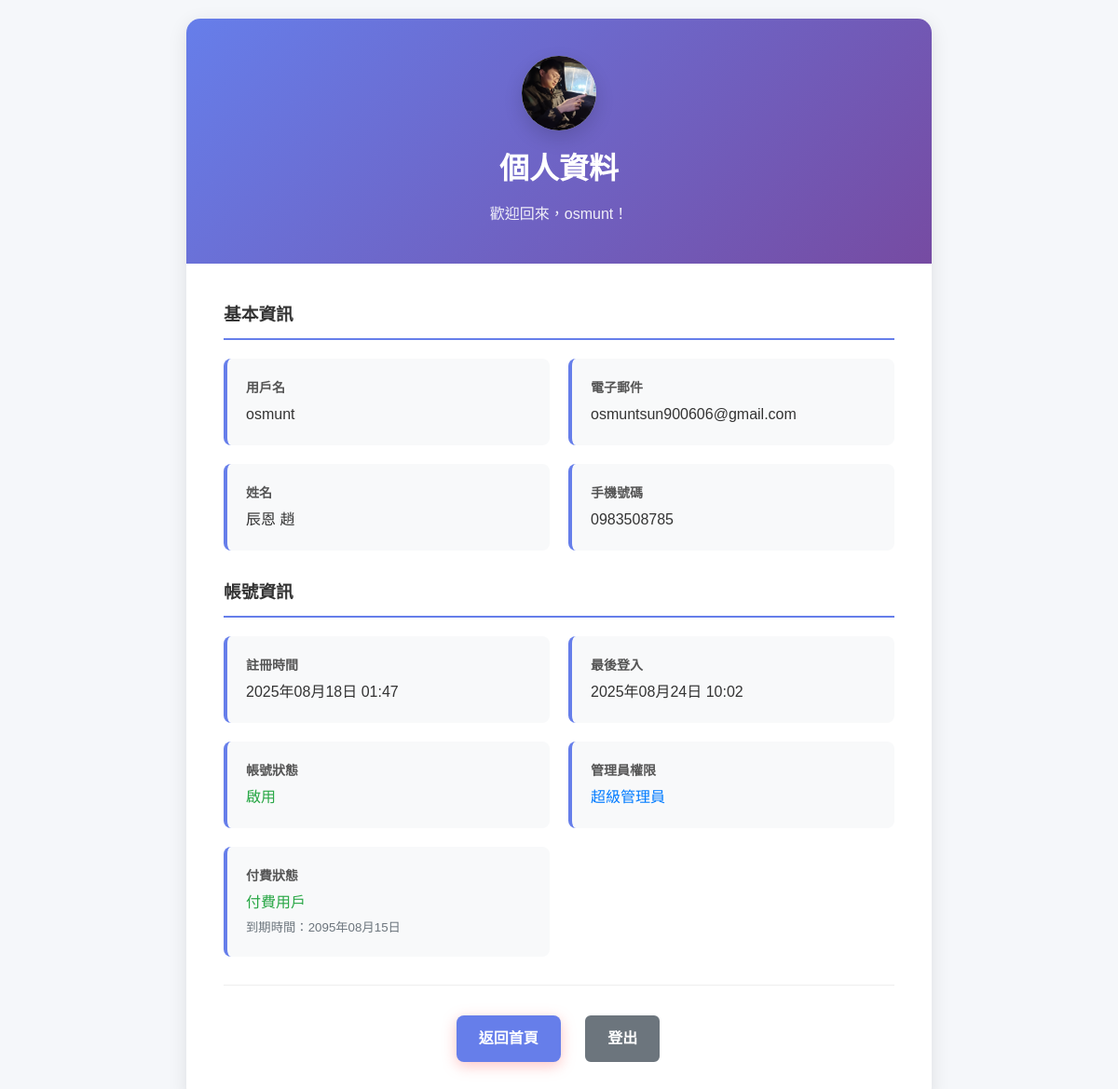
/accounts/profile/ (signed in), run on an earlier commit of the app's database.
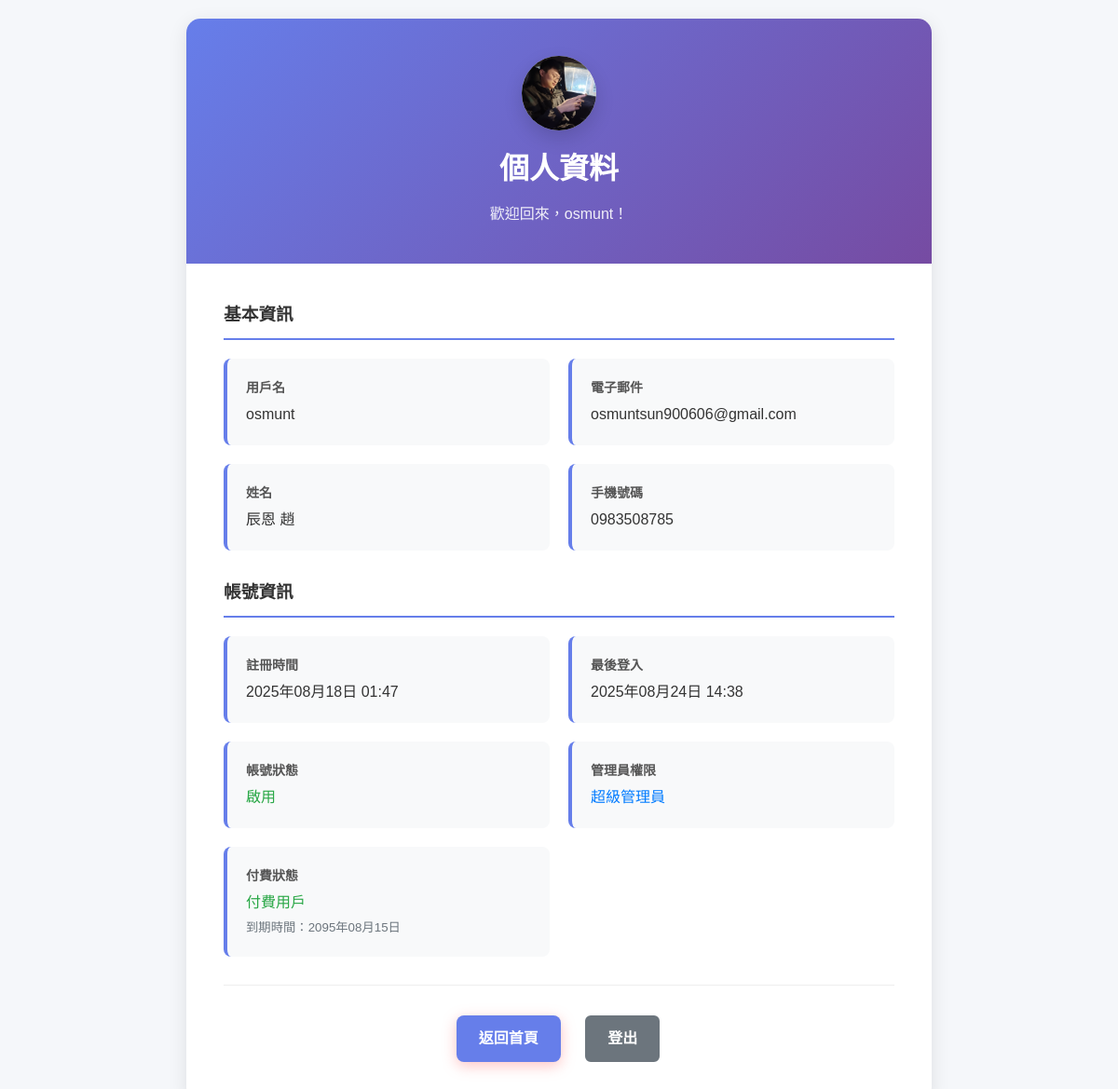
And on a later commit of the database.
### Accounts/models.py (models this page shows, shortened)
class User(AbstractUser):
    email = models.EmailField(unique=True, verbose_name='電子郵件')
    phone = models.CharField(max_length=15, blank=True, null=True, verbose_name='手機號碼')
    avatar = models.ImageField(upload_to=avatar_upload_to, blank=True, null=True, verbose_name='頭像')
    bio = models.TextField(max_length=500, blank=True, null=True, verbose_name='個人簡介')
    is_premium = models.BooleanField(default=False, verbose_name='付費用戶')
    premium_expires_at = models.DateTimeField(blank=True, null=True, verbose_name='付費到期時間')
    date_joined = models.DateTimeField(default=timezone.now, verbose_name='註冊時間')
    last_login = models.DateTimeField(auto_now=True, verbose_name='最後登入')
    class Meta:
        verbose_name = '用戶'
        verbose_name_plural = '用戶'
    @property
    def is_premium_active(self):
        if not self.is_premium:
            return False
        if self.premium_expires_at and self.premium_expires_at < timezone.now():
            return False
        return True

### Accounts/views.py (the view)
# urls.py: path('profile/', views.profile, name='profile'),
@login_required
def profile(request):
    signer = TimestampSigner()
    avatar_url = None
    if request.user.avatar:
        token = signer.sign(f"{request.user.id}:{request.user.avatar.name}")
        avatar_url = reverse('Accounts:avatar', args=[request.user.id, token])
    return render(request, 'Accounts/profile.html', {
        'user': request.user,
        'avatar_url': avatar_url,
    })

### Accounts/templates/Accounts/profile.html (shortened to what this page needs)
{% load static %}
<!DOCTYPE html>
<html lang="zh-TW">
<head>
    <link rel="stylesheet" href="{% static 'home/css/home.css' %}">
    <link rel="stylesheet" href="{% static 'Accounts/css/profile.css' %}">
</head>
<body>
    <div class="profile-container">
        <div class="profile-card">
            <div class="profile-header">
                <div class="avatar-container">
                    {% if avatar_url %}
                        <img src="{{ avatar_url }}" alt="{{ user.username }} 的頭貼" class="avatar-image">
                    {% else %}
                        <div class="avatar-placeholder">?</div>
                    {% endif %}
                </div>
                <h1>個人資料</h1>
                <p>歡迎回來，{{ user.username }}！</p>
            </div>
            <div class="profile-content">
                <div class="profile-section">
                    <h3>基本資訊</h3>
                    <div class="profile-info">
                        <div class="info-item">
                            <div class="info-label">用戶名</div>
                            <div class="info-value">{{ user.username }}</div>
                        </div>
                        <div class="info-item">
                            <div class="info-label">電子郵件</div>
                            <div class="info-value">{{ user.email|default:"未設定" }}</div>
                        </div>
                        <div class="info-item">
                            <div class="info-label">姓名</div>
                            <div class="info-value">
                                {% if user.first_name or user.last_name %}
                                    {{ user.first_name }} {{ user.last_name }}
                                {% else %}
                                    未設定
                                {% endif %}
                            </div>
                        </div>
                        <div class="info-item">
                            <div class="info-label">手機號碼</div>
                            <div class="info-value">{{ user.phone|default:"未設定" }}</div>
                        </div>
                    </div>
                </div>
                <div class="profile-section">
                    <h3>帳號資訊</h3>
                    <div class="profile-info">
                        <div class="info-item">
                            <div class="info-label">註冊時間</div>
                            <div class="info-value">{{ user.date_joined|date:"Y年m月d日 H:i" }}</div>
                        </div>
                        <div class="info-item">
                            <div class="info-label">最後登入</div>
                            <div class="info-value">{{ user.last_login|date:"Y年m月d日 H:i" }}</div>
                        </div>
                        <div class="info-item">
                            <div class="info-label">帳號狀態</div>
                            <div class="info-value">
                                {% if user.is_active %}
                                    <span style="color: #28a745;">啟用</span>
                                {% else %}
                                    <span style="color: #dc3545;">停用</span>
                                {% endif %}
                            </div>
                        </div>
                        {% if user.is_superuser %}
                        <div class="info-item">
                            <div class="info-label">管理員權限</div>
                            <div class="info-value">
                                <span style="color: #007bff;">超級管理員</span>
                            </div>
                        </div>
                        {% endif %}
                        <div class="info-item">
                            <div class="info-label">付費狀態</div>
                            <div class="info-value">
                                {% if user.is_premium_active %}
                                    <span style="color: #28a745;">付費用戶</span>
                                    {% if user.premium_expires_at %}
                                        <br><small style="color: #6c757d;">到期時間：{{ user.premium_expires_at|date:"Y年m月d日" }}</small>
                                    {% endif %}
                                {% else %}
                                    <span style="color: #dc3545;">免費用戶</span>
                                    <br><small style="color: #6c757d;">升級後可使用爬蟲工具</small>
                                {% endif %}
                            </div>
                        </div>
                    </div>
                </div>
                <div class="profile-actions">
                    <a href="{% url 'home' %}" class="btn btn-primary">返回首頁</a>
                    <a href="{% url 'Accounts:logout' %}" class="btn btn-secondary">登出</a>
                </div>
            </div>
        </div>
    </div>
</body>
</html>

### home/static/home/css/home.css (style rules this page uses)
* { margin: 0; padding: 0; box-sizing: border-box; }
body { font-family: 'Noto Sans TC', sans-serif; line-height: 1.6; color: #333; background-color: #f8f9fa; }
.btn { padding: 1rem 2rem; border: none; border-radius: 50px; font-size: 1rem; font-weight: 600; cursor: pointer; transition: all 0.3s ease; text-decoration: none; display: inline-block; }
.btn-primary { background: #ff6b6b; color: white; box-shadow: 0 4px 15px rgba(255,107,107,0.4); }
.btn-secondary { background: transparent; color: white; border: 2px solid white; }

### Accounts/static/Accounts/css/profile.css (style rules this page uses)
.profile-container { min-height: 100vh; background: #f5f7fa; padding: 20px; }
.profile-card { background: white; border-radius: 15px; box-shadow: 0 5px 20px rgba(0, 0, 0, 0.1); max-width: 800px; margin: 0 auto; overflow: hidden; }
.profile-header { background: linear-gradient(135deg, #667eea 0%, #764ba2 100%); color: white; padding: 40px; text-align: center; }
.avatar-container { width: 80px; height: 80px; margin: 0 auto 16px; border-radius: 50%; overflow: hidden; box-shadow: 0 8px 20px rgba(0, 0, 0, 0.15); background: linear-gradient(135deg, #e9ecef 0%, #dee2e6 100%); display: flex; align-items: center; justify-content: center; }
.avatar-image { width: 100%; height: 100%; object-fit: cover; display: block; }
.profile-header h1 { margin: 0; font-size: 32px; margin-bottom: 10px; }
.profile-header p { margin: 0; opacity: 0.9; font-size: 16px; }
.profile-content { padding: 40px; }
.profile-section { margin-bottom: 30px; }
.profile-section h3 { color: #333; border-bottom: 2px solid #667eea; padding-bottom: 10px; margin-bottom: 20px; }
.profile-info { display: grid; grid-template-columns: repeat(auto-fit, minmax(250px, 1fr)); gap: 20px; }
.info-item { background: #f8f9fa; padding: 20px; border-radius: 8px; border-left: 4px solid #667eea; }
.info-label { font-weight: 600; color: #555; margin-bottom: 5px; font-size: 14px; }
.info-value { color: #333; font-size: 16px; }
.profile-actions { text-align: center; margin-top: 30px; padding-top: 30px; border-top: 1px solid #eee; }
.btn { display: inline-block; padding: 12px 24px; margin: 0 10px; border-radius: 8px; text-decoration: none; font-weight: 600; transition: all 0.3s ease; }
.btn-primary { background: #667eea; color: white; }
.btn-secondary { background: #6c757d; color: white; }

What changed in the data, as far as the page shows it:
changed User "osmunt": last_login "2025年08月24日 10:02" → "2025年08月24日 14:38"
